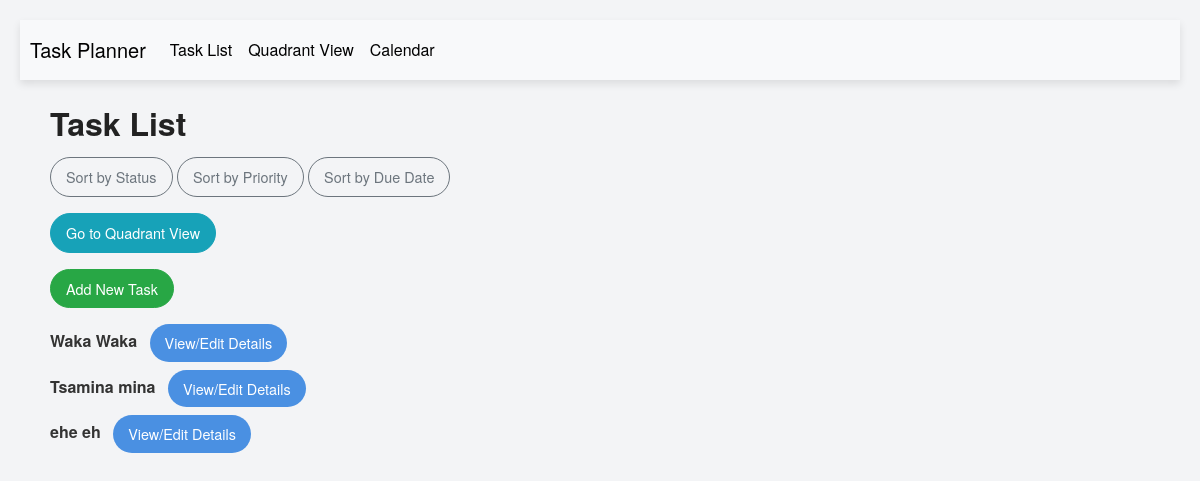
Before: / with the older database file.
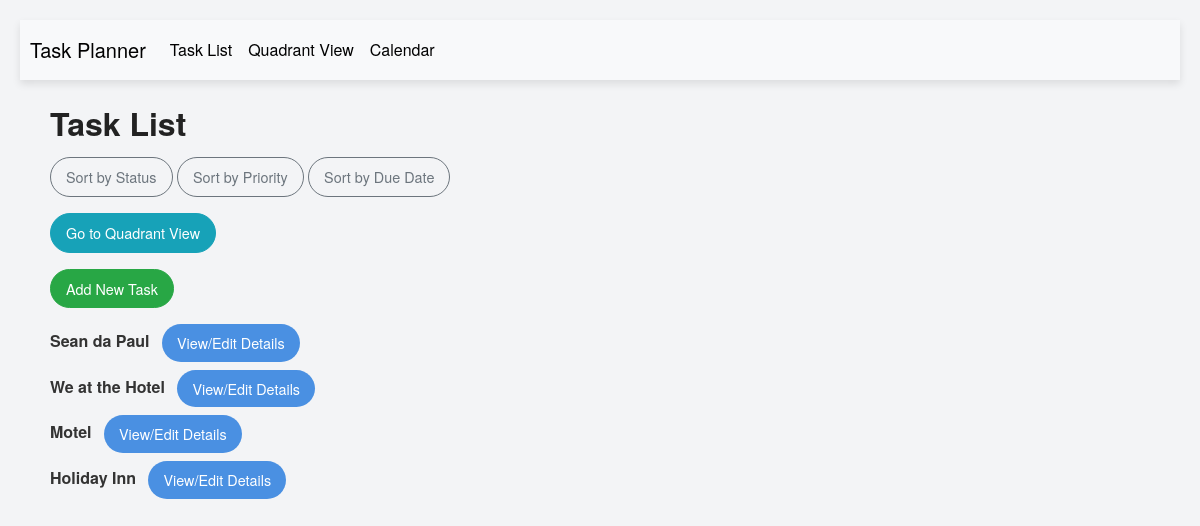
After: the same page with the newer database file.
### app/models.py (models this page shows, shortened)
class Task(db.Model):
    __tablename__ = 'task'
    id = db.Column(db.Integer, primary_key=True)
    title = db.Column(db.String(100), nullable=False)  # Task title (required)
    description = db.Column(db.String(500))  # Optional description
    due_date = db.Column(db.DateTime, nullable=True)  # Optional due date
    estimated_time = db.Column(db.Integer, default="1", nullable=False)  # Optional duration in minutes
    priority = db.Column(db.Integer, CheckConstraint('priority BETWEEN 1 AND 5'), nullable=True)  # 1 to 5
    status = db.Column(db.Enum("to do", "doing", "done"), default="to do", nullable=False)  # Default: 'to do'
    reminder = db.Column(db.DateTime, nullable=True)  # Optional reminder time
    created_at = db.Column(db.DateTime, default=datetime.utcnow)  # Created timestamp
    updated_at = db.Column(db.DateTime, onupdate=datetime.utcnow)  # Updated timestamp
    user_id = db.Column(db.Integer, db.ForeignKey('user.id'))  # Foreign key to User
    user = db.relationship('User', back_populates='tasks')  # Relationship to User
    quadrant = db.Column(db.String(50), nullable=True)
    calendar_date = db.Column(db.Date, nullable=True)  # Specific date for the task
    start_time = db.Column(db.Time, nullable=True)  # Start time on the calendar
    duration_minutes = db.Column(db.Integer, nullable=True)  # Duration in minutes
    assigned_day = db.Column(db.Integer, nullable=True)  # Day of the week (0 for Monday, 6 for Sunday)
    assigned_hour = db.Column(db.Integer, nullable=True)  # Hour of the day (0 to 23)

### app/routes.py (the view)
@main.route('/')
def index():
    sort_by = request.args.get('sort_by')
    if sort_by == 'status':
        tasks = Task.query.order_by(Task.status).all()
    elif sort_by == 'priority':
        tasks = Task.query.order_by(Task.priority.desc()).all()  # High priority first
    elif sort_by == 'due_date':
        tasks = Task.query.order_by(Task.due_date).all()
    else:
        tasks = Task.query.all()  # Default sorting
    return render_template('index.html', tasks=tasks)

### app/templates/index.html (shortened to what this page needs)
{% extends 'layout.html' %}
{% block main %}
<div class="container">
    <h1 class="mt-4">Task List</h1>
    <div class="mb-3">
        <a href="{{ url_for('main.index', sort_by='status') }}" class="btn btn-outline-secondary btn-sm">Sort by Status</a>
        <a href="{{ url_for('main.index', sort_by='priority') }}" class="btn btn-outline-secondary btn-sm">Sort by Priority</a>
        <a href="{{ url_for('main.index', sort_by='due_date') }}" class="btn btn-outline-secondary btn-sm">Sort by Due Date</a>
    </div>
    <div class="mb-3">
        <a href="{{ url_for('main.quadrant_view') }}" class="btn btn-info">Go to Quadrant View</a>
    </div>
    <button type="button" class="btn btn-success mb-3" data-toggle="modal" data-target="#addTaskModal">
        Add New Task
    </button>
    <ul class="list-unstyled">
        {% for task in tasks %}
            <li class="mb-2">
                <strong>{{ task.title }}</strong>
                <button type="button" class="btn btn-primary btn-sm ml-2" data-toggle="modal" data-target="#taskModal{{ task.id }}">
                    View/Edit Details
                </button>
            </li>
        {% endfor %}
    </ul>
</div>
{% endblock %}

Changed rows visible on the page:
removed Task: title "Waka Waka"
removed Task: title "Tsamina mina"
removed Task: title "ehe eh"
added Task: title "Sean da Paul"
added Task: title "We at the Hotel"
added Task: title "Motel"
added Task: title "Holiday Inn"
